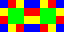

Tiled map render using the project's own tile images. Description and the whole map definition, tile-layer contents included, below:
An orthogonal 4x2 tile map with 16x16 px tiles, 1 tile layer (Tile Layer 1).

<map version="1.8" tiledversion="1.8.4" orientation="orthogonal" renderorder="right-down" width="4" height="2" tilewidth="16" tileheight="16" infinite="0" nextlayerid="2" nextobjectid="1">
 <tileset firstgid="1" name="4_color_sprite" tilewidth="16" tileheight="16" tilecount="1" columns="1">
  <image source="4_color_sprite.png" width="16" height="16" />
 </tileset>
 <layer id="1" name="Tile Layer 1" width="4" height="2">
  <data encoding="csv">
2684354561,3221225473,1073741825,536870913,
1,1610612737,3758096385,2147483649
</data>
 </layer>
</map>
